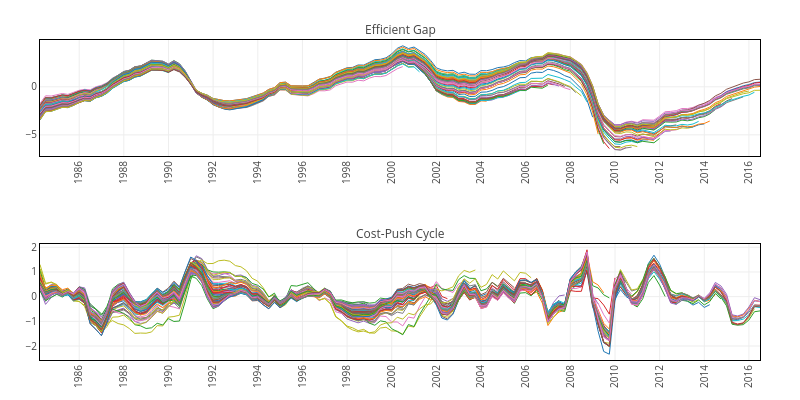

The code cell stored with this chart in its notebook:
### Code cell
figures = Array{Any}(undef, 3);

c1 = "rgba(0, 48, 158, .75)"; 
c2 = "rgba(255, 0, 0, .75)";

titles_sub = ["Efficient Gap", "Cost-Push Cycle", "Common Trend"]
scales_sub = ["", "", ""];

for i=1:2
        
    traces1 = Array{Any}(undef, length(α_array));

    for j=1:length(α_array)
        
        if i==1
            αij = median(α_array[j][1,:,:], dims=2);
        elseif i==2
            αij = median(α_array[j][3,:,:], dims=2);
        elseif i==3
            αij = median(α_array[j][5,:,:], dims=2);
        end
        
        traces1[j] = pltjs.scatter(x=date[1:end-max_h], y=αij[1:end-max_h], name="State", mode="lines", line=attr(width=1), showlegend=false);
    end
    
    traces1 = convert(Array{PlotlyJS.GenericTrace{Dict{Symbol,Any}},1}, traces1)

    layout  = pltjs.Layout(;title=titles_sub[i], titlefont=attr(size=12),
                           xaxis=attr(tickfont_size=10, showgrid=true, linecolor="black", mirror=true, nticks=20, tickangle=-90, zeroline=false),
                           yaxis=attr(tickfont_size=10, showgrid=true, linecolor="black", mirror=true, zeroline=false, titlefont=attr(size=10), title=scales_sub[i]));

    figures[i] = pltjs.plot(traces1, layout);
end

fig = [figures[1]; figures[2]];

# Size
fig.plot.layout["width"]  = 800;
fig.plot.layout["height"] = 400;

# Margins
fig.plot.layout["margin"][:b]  = 40;
fig.plot.layout["margin"][:t]  = 40;
fig.plot.layout["margin"][:r]  = 40;
fig.plot.layout["margin"][:l]  = 40;

# Title size
for i=1:2
    fig.plot.layout["annotations"][i][:font][:size] = 12;

end
display(fig)

# savefig(fig, "./img/factor_revisions.pdf", format="pdf");
